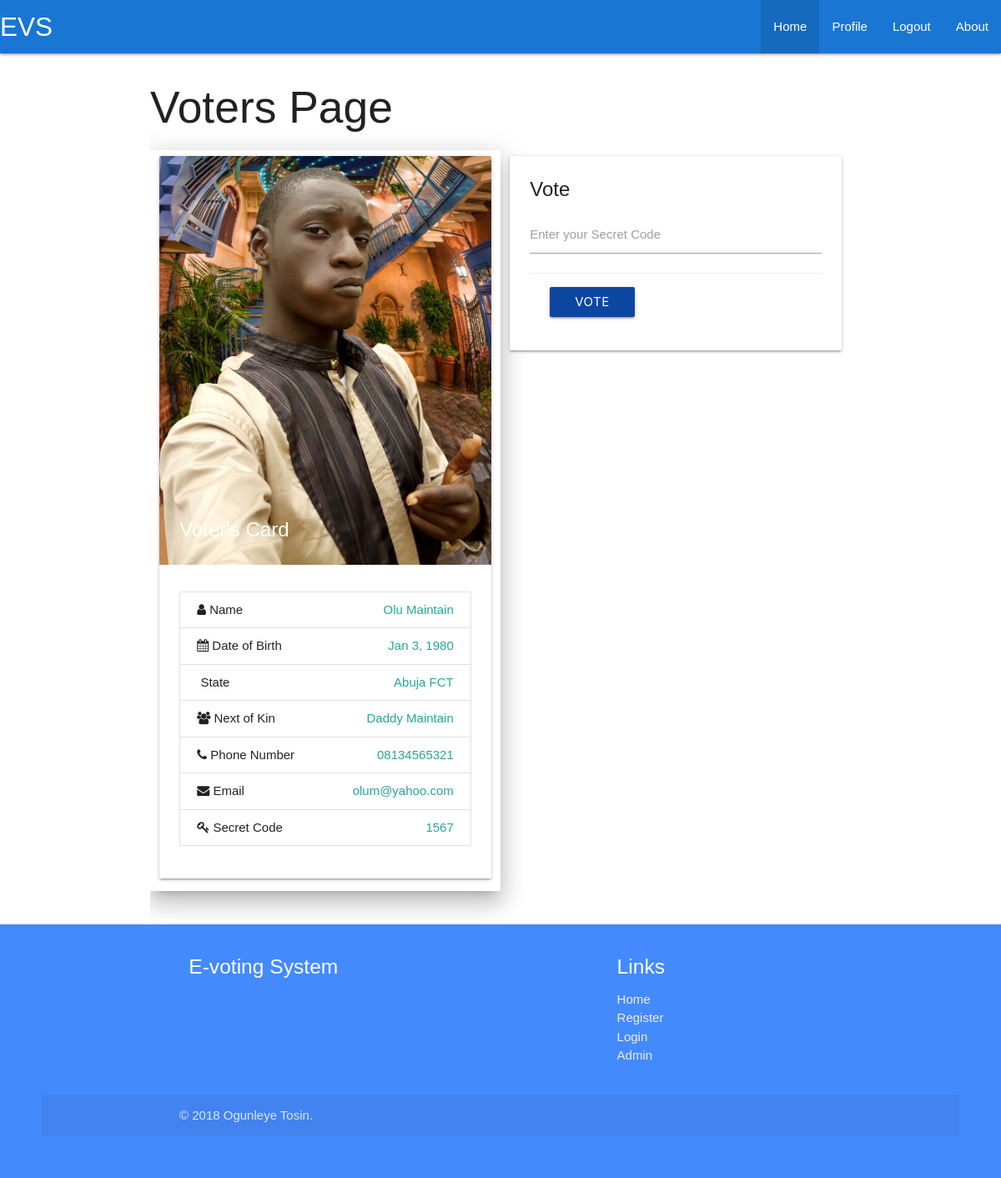
Screenshot of /voters/index.php (signed in) with the database file from the repository.
### tables this page shows
CREATE TABLE IF NOT EXISTS `voters` (
  `id` int(11) NOT NULL AUTO_INCREMENT,
  `name` varchar(255) NOT NULL,
  `password` varchar(255) NOT NULL,
  `state` varchar(255) NOT NULL,
  `pnumber` varchar(13) NOT NULL,
  `picture` varchar(255) NOT NULL,
  `nextofkin` varchar(255) NOT NULL,
  `dob` varchar(100) NOT NULL,
  `email` varchar(100) NOT NULL,
  `code` int(5) NOT NULL,
  PRIMARY KEY (`id`)
);

### voters/checklog.php (called while the page is built, shortened)
<?php
$name = $_SESSION['name'];
?>

### voters/index.php (the view)
<?php include '../templates/header.php'; ?>
<?php include 'checklog.php'; ?>
<h2 class="text-center">Voters Page</h2>
		<?php
				include '../database/database.php';
			$query = mysqli_query($conn,"SELECT * FROM voters WHERE name='$name'") or die("ERROR");
	 $row=mysqli_fetch_assoc($query);
	 ?>
		<div class="row">
			<div class="col m6 z-depth-4">
				<div class="card">
					<div class="card-image">
					<img src="/OVS/images/voters/<?php echo $row['picture'];?>" class='responsive-img' alt="<?php echo $row['name']?>">
					<span class="card-title">Voter's Card</span>
					</div>
					<div class="card-content">
					<ul class="collection">
						<li class="collection-item"><div><i class='fa fa-user'></i> Name <span class="secondary-content"><?php echo $row['name'];?></span></div></li>
						<li class="collection-item"><div><i class='fa fa-calendar'></i> Date of Birth <span class="secondary-content"><?php echo $row['dob'];?></span></div></li>
						<li class="collection-item"><div><i class='fa fa-state'></i> State <span class="secondary-content"><?php echo $row['state'];?></span></div></li>
						<li class="collection-item"><div><i class='fa fa-group'></i> Next of Kin <span class="secondary-content"><?php echo $row['nextofkin'];?></span></div></li>
						<li class="collection-item"><div><i class='fa fa-phone'></i> Phone Number <span class="secondary-content"><?php echo $row['pnumber'];?></span></div></li>
						<li class="collection-item"><div><i class='fa fa-envelope'></i> Email <span class="secondary-content"><?php echo $row['email'];?></span></div></li>
						<li class="collection-item"><div><i class='fa fa-key'></i> Secret Code <span class="secondary-content"><?php echo $row['code'];?></span></div></li>
					</ul>
					</div>
				</div>
 		</div>
 		<div class="col m6 right">
 			<div class="card">
 			<div class="card-content">
 				<span class="card-title">Vote</span>
 				<form method="post" action="/OVS/vote/index.php">
 					<div class="input-field">
 						<label for="c">Enter your Secret Code</label>
 						<input type="text" name="code" id="c" class="validate" required>
 					</div>
 					<div class="card-action">
 						<button type="submit" class="btn blue darken-4" name="submit">Vote</button>
 					</div>
 				</form>
 			</div>
 			</div>
 		</div>
	</div>
<?php include '../templates/footer.php' ?>

### css/style.css (style rules this page uses)
* { box-sizing: border-box; }
*:before, *:after { box-sizing: border-box; }
html, body { font-family: "Trebuchet MS", Verdana, sans-serif; height: 100%; position: relative; }

### rows the page displays
voters: picture (picture), name "Olu Maintain", dob "Jan 3, 1980", state "Abuja FCT", nextofkin "Daddy Maintain", pnumber "08134565321", email "olum@yahoo.com", code "1567"
